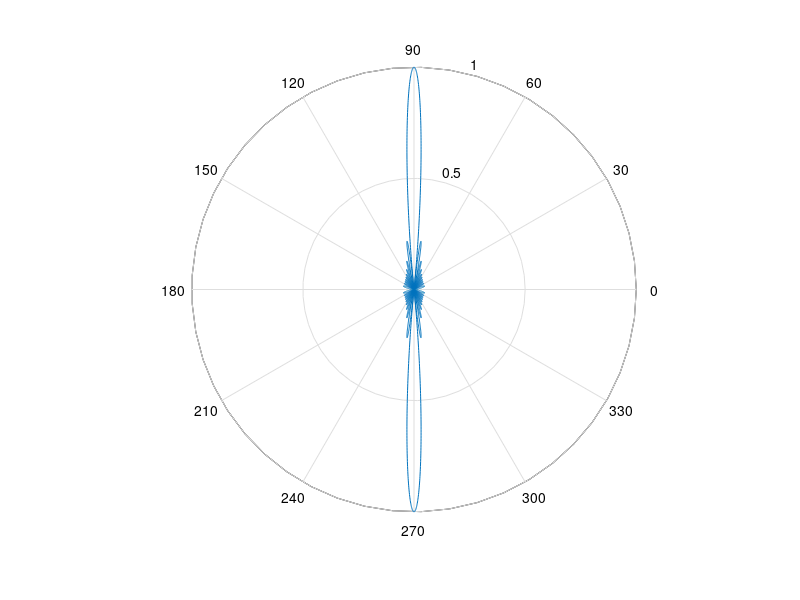

Write the MATLAB code that produced this figure.
#broadside array has del=0 while endfire has del=-1. Botht are uniform arrays.
#the equation below is a general equation for both types.

clear all
clf
format long



lmda=1;
d=lmda./2;
B=2.*pi./lmda;

# x is the angle, n is the number of elements in the array and del is the phase difference between array elements

ang=@(x,del) B.*d.*(cos(x)+del);

uniformArray=@(x,n,del)  sin(n.*ang(x,del)./2)./(n.*sin(ang(x,del)./2));

#solves the Half Power Band Width. The zerow cross can be read from the table provided
broadsideHPBW=@(x) uniformArray(x,20,0)-0.707;


### prints table of broadside array (angle in degrees, normalized electric field)

kread=fopen("figAntennaAndRadiationBroadside.dat","w");

for x=[0.01:0.01:2*pi+0.01];
fprintf(kread,"%i %s %i",x.*180./pi,"    ",uniformArray(x,20,0)); fprintf(kread,"\n")
endfor

fclose(kread);

# prints table of endfire array (angle in degrees, normalized electric field)

kread=fopen("figAntennaAndRadiationEndfire.dat","w");

for x=[0.01:0.013:2*pi+0.01];
fprintf(kread,"%i %s %i",x.*180./pi,"    ",uniformArray(x,20,-1)); fprintf(kread,"\n")
endfor

fclose(kread);

##################33333

#finding zero cross
kread=fopen("figAntennaAndRadiationBroadsideZerocross.dat","w");

for x=[0.01:0.01:2*pi+0.01];
fprintf(kread,"%i %s %i",x.*180./pi,"    ",uniformArray(x,4,0)); fprintf(kread,"\n")
endfor

fclose(kread);

#
kread=fopen("figAntennaAndRadiationEndfireZerocross.dat","w");

for x=[0.01:0.01:2*pi+0.01];
fprintf(kread,"%i %s %i",x.*180./pi,"    ",uniformArray(x,4,-1)); fprintf(kread,"\n")
endfor

fclose(kread);

#==========================================
#plots pdf

x=0:0.0011:2*pi;

polar (x,abs(uniformArray(x,20,0)))

print -dpdf "ktest.pdf" 
